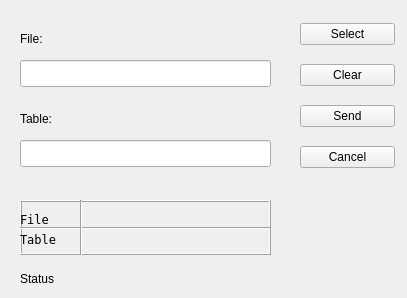
<?xml version="1.0" encoding="UTF-8"?>
<ui version="4.0">
 <class>SendSHP</class>
 <widget class="QWidget" name="SendSHP">
  <property name="geometry">
   <rect>
    <x>0</x>
    <y>0</y>
    <width>407</width>
    <height>298</height>
   </rect>
  </property>
  <property name="windowTitle">
   <string>Send SHP</string>
  </property>
  <widget class="QLineEdit" name="shp_file">
   <property name="geometry">
    <rect>
     <x>20</x>
     <y>60</y>
     <width>251</width>
     <height>27</height>
    </rect>
   </property>
  </widget>
  <widget class="QLabel" name="label">
   <property name="geometry">
    <rect>
     <x>20</x>
     <y>30</y>
     <width>62</width>
     <height>17</height>
    </rect>
   </property>
   <property name="text">
    <string>File:</string>
   </property>
  </widget>
  <widget class="QWidget" name="layoutWidget">
   <property name="geometry">
    <rect>
     <x>300</x>
     <y>10</y>
     <width>95</width>
     <height>171</height>
    </rect>
   </property>
   <layout class="QVBoxLayout" name="verticalLayout">
    <item>
     <widget class="QPushButton" name="shp_select">
      <property name="text">
       <string>Select</string>
      </property>
     </widget>
    </item>
    <item>
     <widget class="QPushButton" name="shp_clear">
      <property name="text">
       <string>Clear</string>
      </property>
     </widget>
    </item>
    <item>
     <widget class="QPushButton" name="shp_send">
      <property name="text">
       <string>Send</string>
      </property>
     </widget>
    </item>
    <item>
     <widget class="QPushButton" name="shp_cancel">
      <property name="text">
       <string>Cancel</string>
      </property>
     </widget>
    </item>
   </layout>
  </widget>
  <widget class="KLed" name="status_led">
   <property name="geometry">
    <rect>
     <x>70</x>
     <y>270</y>
     <width>16</width>
     <height>16</height>
    </rect>
   </property>
   <property name="state">
    <enum>KLed::Off</enum>
   </property>
   <property name="shape">
    <enum>KLed::Circular</enum>
   </property>
   <property name="look">
    <enum>KLed::Raised</enum>
   </property>
  </widget>
  <widget class="QLabel" name="shp_status">
   <property name="geometry">
    <rect>
     <x>20</x>
     <y>270</y>
     <width>50</width>
     <height>17</height>
    </rect>
   </property>
   <property name="text">
    <string>Status</string>
   </property>
  </widget>
  <widget class="QLabel" name="error_label">
   <property name="geometry">
    <rect>
     <x>20</x>
     <y>90</y>
     <width>251</width>
     <height>17</height>
    </rect>
   </property>
   <property name="font">
    <font>
     <family>gargi</family>
    </font>
   </property>
   <property name="text">
    <string/>
   </property>
  </widget>
  <widget class="QFrame" name="frame">
   <property name="geometry">
    <rect>
     <x>20</x>
     <y>200</y>
     <width>251</width>
     <height>55</height>
    </rect>
   </property>
   <property name="font">
    <font>
     <family>Andale Mono</family>
     <weight>50</weight>
     <bold>false</bold>
     <strikeout>false</strikeout>
     <kerning>true</kerning>
    </font>
   </property>
   <property name="frameShape">
    <enum>QFrame::Box</enum>
   </property>
   <property name="frameShadow">
    <enum>QFrame::Raised</enum>
   </property>
   <property name="lineWidth">
    <number>1</number>
   </property>
   <widget class="Line" name="line">
    <property name="geometry">
     <rect>
      <x>0</x>
      <y>20</y>
      <width>251</width>
      <height>16</height>
     </rect>
    </property>
    <property name="orientation">
     <enum>Qt::Horizontal</enum>
    </property>
   </widget>
   <widget class="Line" name="line_2">
    <property name="geometry">
     <rect>
      <x>60</x>
      <y>0</y>
      <width>3</width>
      <height>61</height>
     </rect>
    </property>
    <property name="orientation">
     <enum>Qt::Vertical</enum>
    </property>
   </widget>
   <widget class="QLabel" name="label_2">
    <property name="geometry">
     <rect>
      <x>0</x>
      <y>10</y>
      <width>62</width>
      <height>17</height>
     </rect>
    </property>
    <property name="text">
     <string>File</string>
    </property>
    <property name="alignment">
     <set>Qt::AlignBottom|Qt::AlignLeading|Qt::AlignLeft</set>
    </property>
   </widget>
   <widget class="QLabel" name="label_3">
    <property name="geometry">
     <rect>
      <x>0</x>
      <y>30</y>
      <width>62</width>
      <height>17</height>
     </rect>
    </property>
    <property name="autoFillBackground">
     <bool>false</bool>
    </property>
    <property name="frameShape">
     <enum>QFrame::NoFrame</enum>
    </property>
    <property name="frameShadow">
     <enum>QFrame::Plain</enum>
    </property>
    <property name="text">
     <string>Table</string>
    </property>
    <property name="alignment">
     <set>Qt::AlignBottom|Qt::AlignLeading|Qt::AlignLeft</set>
    </property>
    <property name="wordWrap">
     <bool>false</bool>
    </property>
   </widget>
   <widget class="QLabel" name="file_info">
    <property name="geometry">
     <rect>
      <x>60</x>
      <y>10</y>
      <width>191</width>
      <height>17</height>
     </rect>
    </property>
    <property name="text">
     <string/>
    </property>
   </widget>
   <widget class="QLabel" name="table_info">
    <property name="geometry">
     <rect>
      <x>60</x>
      <y>30</y>
      <width>191</width>
      <height>17</height>
     </rect>
    </property>
    <property name="text">
     <string/>
    </property>
   </widget>
  </widget>
  <widget class="QLabel" name="label_4">
   <property name="geometry">
    <rect>
     <x>20</x>
     <y>110</y>
     <width>62</width>
     <height>17</height>
    </rect>
   </property>
   <property name="text">
    <string>Table:</string>
   </property>
  </widget>
  <widget class="QLineEdit" name="db_table">
   <property name="geometry">
    <rect>
     <x>20</x>
     <y>140</y>
     <width>251</width>
     <height>27</height>
    </rect>
   </property>
  </widget>
  <widget class="QLabel" name="table_error_label">
   <property name="geometry">
    <rect>
     <x>20</x>
     <y>170</y>
     <width>251</width>
     <height>17</height>
    </rect>
   </property>
   <property name="text">
    <string/>
   </property>
  </widget>
 </widget>
 <customwidgets>
  <customwidget>
   <class>KLed</class>
   <extends>QWidget</extends>
   <header>kled.h</header>
  </customwidget>
 </customwidgets>
 <resources/>
 <connections>
  <connection>
   <sender>shp_clear</sender>
   <signal>clicked()</signal>
   <receiver>shp_file</receiver>
   <slot>clear()</slot>
   <hints>
    <hint type="sourcelabel">
     <x>319</x>
     <y>71</y>
    </hint>
    <hint type="destinationlabel">
     <x>213</x>
     <y>77</y>
    </hint>
   </hints>
  </connection>
 </connections>
</ui>
